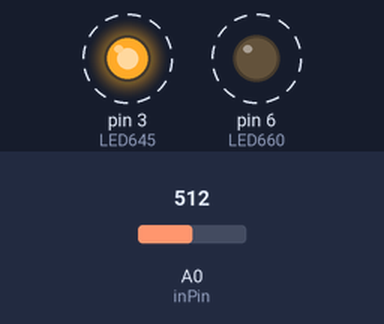
Bench run of a sketch on a simulated Arduino Uno, built with avr-gcc and run on an emulated ATmega328P. On the bench: output pins drawn as LEDs (lit = HIGH). Dashed ring = blinking. Inputs (shaded band) come from the test bench; at power-on: A0 (inPin) = 512. What the sketch prints to the serial monitor is not drawn.

Above: at 0.12 s.
Timing chart, 0 to 3.0 s (numbered marks = the images above):
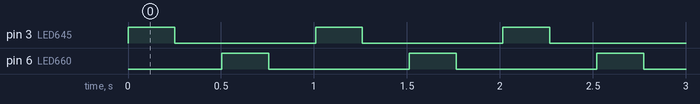

The sketch:

mean_var.ino
```cpp
#define LED645 3
#define LED660 6
#define inPin 0

void read_multiple(float &bright_mean, float &bright_var, int &repeats);

void setup()
{
    // put your setup code here, to run once:
    pinMode(LED645, OUTPUT);
    pinMode(LED660, OUTPUT);
    pinMode(inPin, INPUT);
    Serial.begin(9600);
}

void loop()
{
    // Control variables
    int delayTime = 250;
    int repeats = 10;

    // Process variables
    String outspace = " ";

    float bright_mean, bright_var;

    bool LED645status[4] = {true, false, false, false};
    bool LED660status[4] = {false, false, true, false};

    for (int i=0; i<4; i++) {
        digitalWrite(LED645, LED645status[i]);
        digitalWrite(LED660, LED660status[i]);
        delay(delayTime);

        read_multiple(bright_mean, bright_var, repeats);
        Serial.println(LED645status[i] + outspace + LED660status[i] +
            outspace + bright_mean + outspace + bright_var);
    }
}

void read_multiple(float &bright_mean, float &bright_var, int &repeats)
{
    float brightout;

    bright_mean = 0;
    bright_var = 0;
    for (int i = 0; i < repeats; i++)
    {
        brightout = analogRead(inPin);
        // Serial.println(brightout);
        bright_mean += brightout;
        bright_var += brightout * brightout;
    }
    // Serial.println(bright_var);
    bright_mean /= repeats;
    bright_var = bright_var / repeats - bright_mean * bright_mean;
}
```

Measured:
- by itself, pin 3 (LED645), pin 6 (LED660): alternates HIGH for 0.25 s and LOW for 0.76 s
- by itself, everything shown: repeats every 1.0 s, in 4 steps
